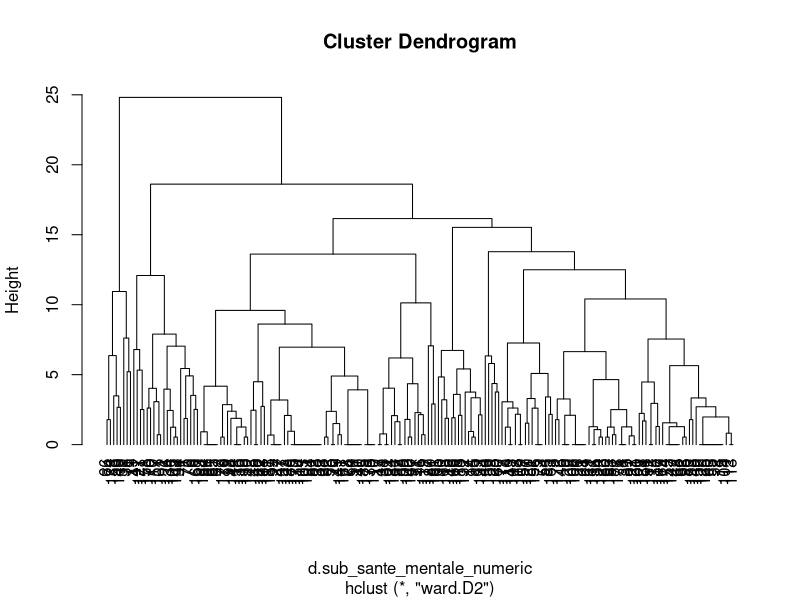
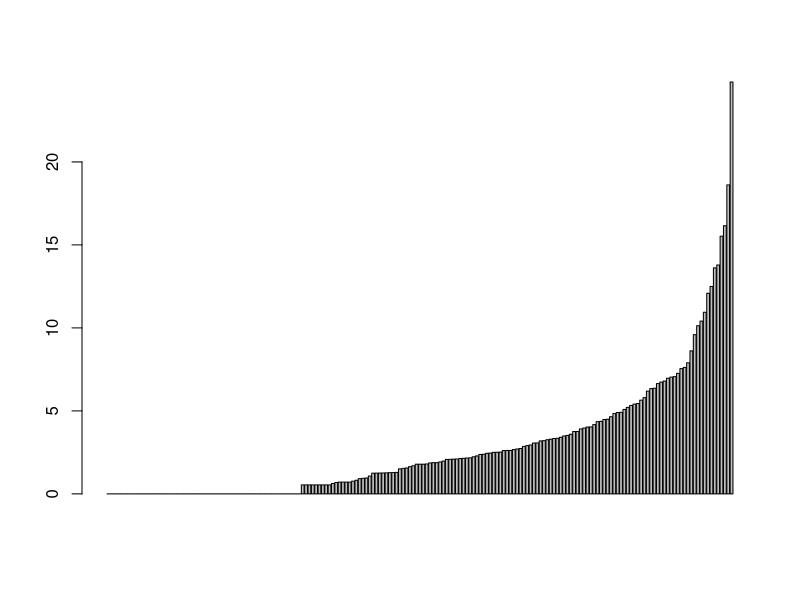
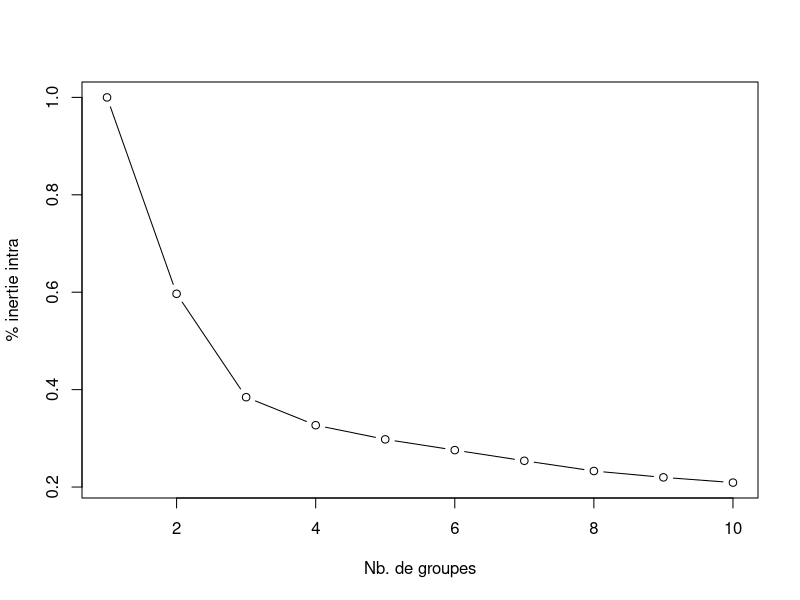
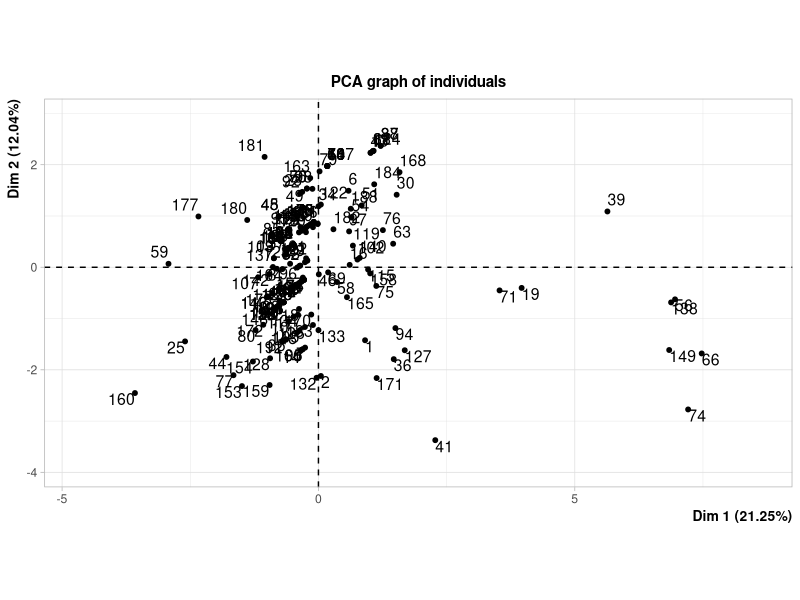
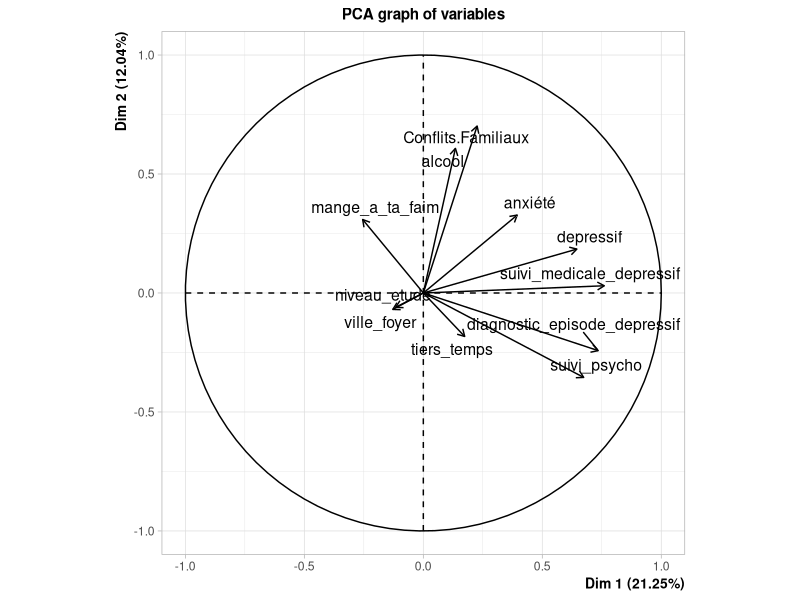

These figures' R source, in order:
## ---- chunk 1
sub_sante_mentale=read.csv("sante_mentale_regrouped.csv")
sub_sante_mentale <- sub_sante_mentale[sub_sante_mentale$depressif %in% c("Oui", "Non"), ]

# Convertir toutes les variables du dataframe en facteurs
for (column in names(sub_sante_mentale)) {
  sub_sante_mentale[[column]] <- as.factor(sub_sante_mentale[[column]])
}

# Subsetting the dataframe to keep only rows where depressif is "Oui" or "Non"
#sub_sante_mentale

# Assuming your data frame is named 'data'
sub_sante_mentale <- sub_sante_mentale[c("ville_foyer", "mange_a_ta_faim", "alcool", "Conflits.Familiaux", 
                        "tiers_temps", "niveau_etude", "anxiété", "suivi_psycho", 
                        "diagnostic_episode_depressif", "depressif", "suivi_medicale_depressif")]

#sub_sante_mentale
## ---- chunk 2
sub_sante_mentale_numeric <- as.data.frame(lapply(sub_sante_mentale, function(x) {
  if(is.factor(x)) as.numeric(x) else x
}))

sub_sante_mentale_numeric.cr <- scale(sub_sante_mentale_numeric, center = TRUE, scale = TRUE)
## ---- chunk 3
d.sub_sante_mentale_numeric = dist(sub_sante_mentale_numeric.cr)
cah.ward <- hclust(d.sub_sante_mentale_numeric, method="ward.D2")
plot(cah.ward,hang=-1)
## ---- chunk 4
barplot(cah.ward$height)
## ---- chunk 5
inertie.intra <- rep(0,times=10)
for (k in 1:10){
  kmeans.result <- kmeans(sub_sante_mentale_numeric,centers=k,nstart=100)
  inertie.intra[k] <- kmeans.result$tot.withinss/kmeans.result$totss
}
# graphique
plot(1:10,inertie.intra,type="b",xlab="Nb. de groupes",ylab="% inertie intra")
## ---- chunk 6
kmeans.result <- kmeans(sub_sante_mentale_numeric,centers = 3)
kmeans.result$size
## ---- chunk 7
library(FactoMineR)
res = PCA(sub_sante_mentale_numeric,scale.unit = TRUE)
